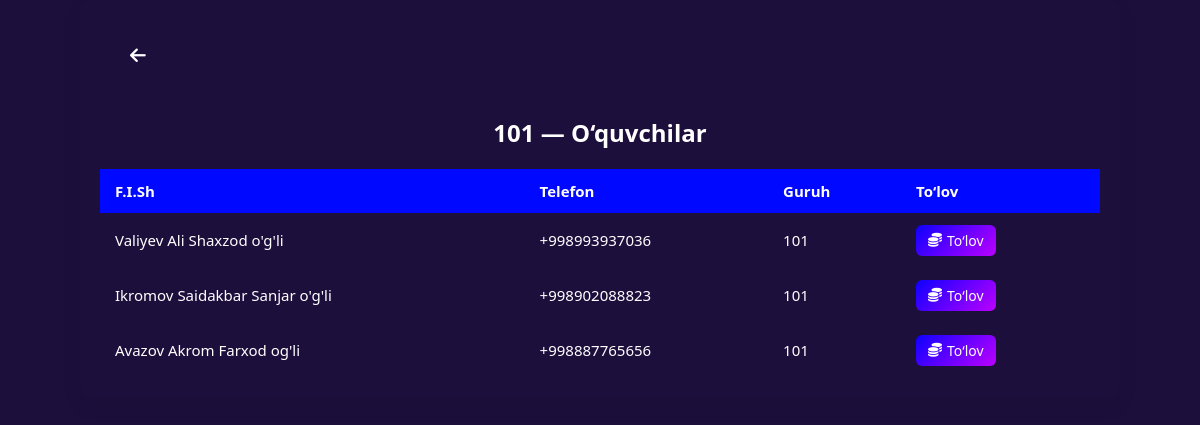
Screenshot of /group/1/students/ with the database file from the repository.
### main/models.py (models this page shows, shortened)
class add_course_model(models.Model):
    name = models.CharField(max_length=150)
    time = models.CharField(max_length=90)
    course_price = models.CharField(max_length=150)
    department = models.CharField(max_length=150)
    description = models.TextField()
    days = models.CharField(max_length=200)
    professor = models.ForeignKey('ProfileUser', on_delete=models.CASCADE, limit_choices_to={'role': 'teacher'})
    def __str__(self):
        return self.name

class ProfileUser(models.Model):
    ROLE_CHOICES = [
        ('teacher', "O'qituvchi"),
        ('student', "Talaba"),
    ]
    user = models.OneToOneField(User, on_delete=models.CASCADE, related_name='profile')
    role = models.CharField(max_length=10, choices=ROLE_CHOICES, default='student')
    full_name = models.CharField(max_length=150, null=True, blank=True)
    address = models.CharField(max_length=150, null=True, blank=True)
    phone_number = models.CharField(max_length=90, null=True, blank=True)
    birth_date = models.CharField(max_length=90, null=True, blank=True)
    description = models.TextField(blank=True, null=True)
    department = models.CharField(max_length=150, null=True, blank=True)
    profile_pic = models.ImageField(upload_to='profile_pics/', blank=True, null=True)
    group = models.ForeignKey('add_course_model', on_delete=models.SET_NULL, null=True, blank=True)
    is_approved = models.BooleanField(default=False)

### main/views.py (the view)
# urls.py: path('group/<int:course_id>/students/', students_in_group, name='students_in_group'),
def students_in_group(request, course_id):
    course = get_object_or_404(add_course_model, id=course_id)
    students = ProfileUser.objects.filter(role='student', group=course, is_approved=True)
    return render(request, 'management/students_in_group.html', {
        'course': course,
        'students': students
    })

### main/context_processors.py (called while the page is built)
def unread_notifications_count(request):
    if request.user.is_authenticated:
        count = Notification.objects.filter(user=request.user, is_read=False).count()
        return {'unread_notifications_count': count}
    return {}

### templates/management/students_in_group.html (shortened to what this page needs)
{% load static %}
<!DOCTYPE html>
<html>
<head>
    <link rel="stylesheet" href="https://cdnjs.cloudflare.com/ajax/libs/font-awesome/6.5.0/css/all.min.css">
    <link rel="stylesheet" href="{% static 'students.css' %}">
</head>
<body>
    <div class="table-container">
        <a href="javascript:history.back()" class="back-btn">
            <i class="fas fa-arrow-left"></i>
        </a>
        <h2>{{ course.name }} — O‘quvchilar</h2>
        <table>
            <thead>
                <tr>
                    <th>F.I.Sh</th>
                    <th class="otmen">Telefon</th>
                    <th>Guruh</th>
                    <th>To‘lov</th>
                </tr>
            </thead>
            <tbody>
                {% for student in students %}
                <tr>
                    <td>{{ student.full_name }}</td>
                      <td class="otmen">{{ student.phone_number }}</td>
                    <td>{{ student.group }}</td>
                    <td>
                        <a class="btn btn-tolov" href="{% url 'make_payment' student.id %}">
                            <i class="fas fa-coins"></i> To‘lov
                        </a>
                    </td>
                </tr>
                {% endfor %}
            </tbody>
        </table>
    </div>
</body>
</html>

### static/students.css (style rules this page uses)
body { font-family: 'Segoe UI', sans-serif; background:#1d0f3c; margin: 0; }
.table-container { background-color: rgba(29, 15, 60, 0.6); padding: 20px; border-radius: 12px; box-shadow: 0 8px 20px rgba(0, 0, 0, 0.08); max-width: 1000px; margin: auto; overflow-x: auto; }
h2 { text-align: center; color: #fff; margin-bottom: 20px; font-size: 24px; }
table { width: 100%; border-collapse: collapse; margin-top: 10px; }
th, td { padding: 12px 15px; font-size: 15px; text-align: left; }
th { background: #0008ff; color: white; }
tr { background-color: rgba(29, 15, 60, 0.6); color: white; }
.btn { padding: 6px 12px; border: none; border-radius: 6px; text-decoration: none; font-size: 14px; margin-right: 6px; color: white; display: inline-flex; align-items: center; gap: 5px; transition: 0.3s; }
.btn-tolov { background: linear-gradient(135deg, #0d00ff, #bb00ff); }
.back-btn { display: inline-block; margin-bottom: 15px; color: white !important; text-decoration: none; font-size: 30px; background-color: rgba(29, 15, 60, 0.6); padding: 10px 30px; border-radius: 6px; transition: background 0.3s ease; }
.back-btn i { font-size: 18px; }

### rows the page displays
add_course_model: name "101"
ProfileUser: full_name "Valiyev Ali Shaxzod o'g'li", phone_number "+998993937036", group "101"
ProfileUser: full_name "Ikromov Saidakbar Sanjar o'g'li", phone_number "+998902088823", group "101"
ProfileUser: full_name "Avazov Akrom Farxod og'li", phone_number "+998887765656", group "101"
